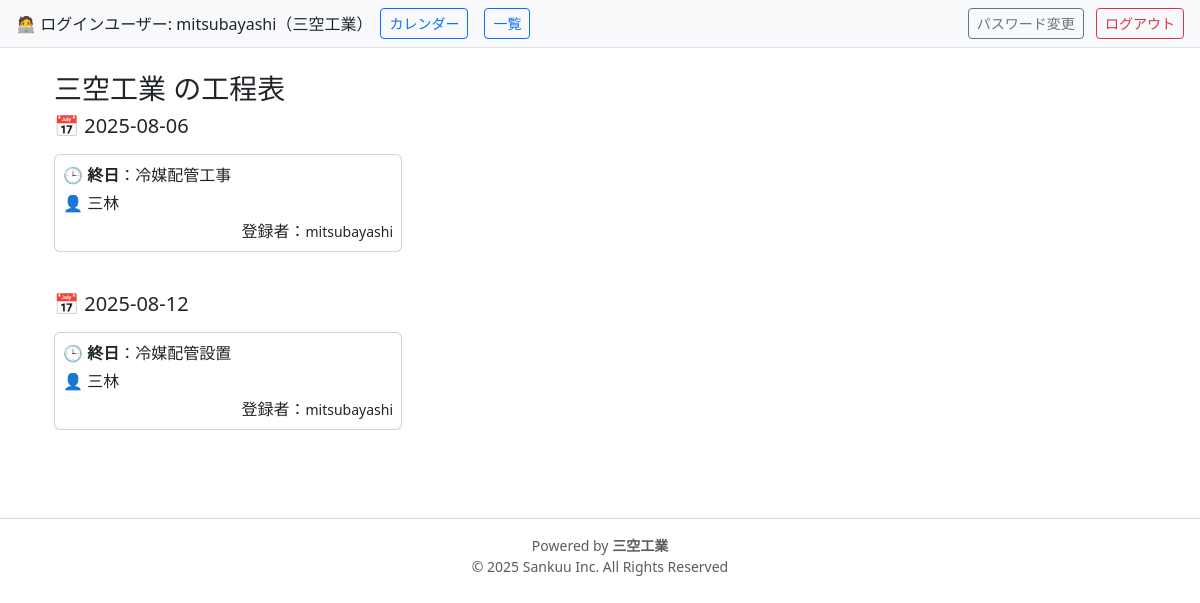
The page /schedules (signed in) on the database its author committed.
### kouteihyo_app/models.py (models this page shows)
class User(db.Model, UserMixin):
    __tablename__ = 'users'
    id            = db.Column(db.Integer, primary_key=True)
    company_id    = db.Column(db.Integer, db.ForeignKey('companies.id'), nullable=False)
    display_name  = db.Column(db.String(100), nullable=False)
    email         = db.Column(db.String(120), unique=True, nullable=False)
    username      = db.Column(db.String(64), unique=True, nullable=False)   # ←追加済み！
    password_hash = db.Column(db.String(128), nullable=False)
    role          = db.Column(db.String(20), nullable=False)  # 'admin' or 'company'
    must_change_password = db.Column(db.Boolean, nullable=False, default=True)  # ←これを追加！！
    created_schedules = db.relationship(
        'Schedule',
        foreign_keys='Schedule.created_by',
        backref='creator',
        lazy=True
    )
    site_notes = db.relationship('SiteNote', backref='creator', lazy=True)
    date_notes = db.relationship('DateNote', backref='creator', lazy=True)

class Company(db.Model):
    __tablename__ = 'companies'
    id   = db.Column(db.Integer, primary_key=True)
    name = db.Column(db.String(100), unique=True, nullable=False)
    users     = db.relationship('User',     backref='company',  lazy=True)
    schedules = db.relationship('Schedule', backref='company', lazy=True)

class Schedule(db.Model):
    __tablename__ = 'schedules'
    id               = db.Column(db.Integer, primary_key=True)
    site_name        = db.Column(db.String(255), nullable=False)
    date             = db.Column(db.Date, nullable=False)
    end_date         = db.Column(db.Date, nullable=True)
    time_slot        = db.Column(db.String(10), nullable=False)
    task_name        = db.Column(db.String(100), nullable=False)
    person_in_charge = db.Column(db.String(100))
    comment          = db.Column(db.Text)
    client_person    = db.Column(db.String(100))
    client_comment   = db.Column(db.String(255))
    company_id = db.Column(db.Integer, db.ForeignKey('companies.id'), nullable=False)
    created_by = db.Column(db.Integer, db.ForeignKey('users.id'), nullable=False)
    updated_by = db.Column(db.Integer, db.ForeignKey('users.id'), nullable=True)

### kouteihyo_app/routes.py (the view)
@bp.route('/schedules')
@login_required
def schedule_list():
    if current_user.role == 'admin':
        schedules = Schedule.query.order_by(Schedule.date.asc()).all()
    else:
        schedules = (
            Schedule.query
            .filter_by(company_id=current_user.company_id)
            .order_by(Schedule.date.asc())
            .all()
        )
    schedules_by_date = defaultdict(list)
    for s in schedules:
        schedules_by_date[s.date.strftime('%Y-%m-%d')].append(s)
    return render_template('schedule/list.html', schedules_by_date=schedules_by_date)

### kouteihyo_app/routes.py (called while the page is built)
@bp.before_request
def enforce_password_change():
    if current_user.is_authenticated:
        user_fresh = User.query.filter_by(id=current_user.id).first()
        if user_fresh and getattr(user_fresh, "must_change_password", False):
            allowed_endpoints = ['main.force_password_change', 'main.logout', 'static']
            if request.endpoint not in allowed_endpoints:
                return redirect(url_for('main.force_password_change'))

### templates/schedule/list.html (shortened to what this page needs)
{% extends 'base.html' %}
{% block content %}
<div class="container-fluid mt-4">
  <h3>{{ current_user.company.name }} の工程表</h3>
  <div class="row">
    {% for date, items in schedules_by_date.items() %}
      <div class="col-12 mb-4">
        <h5 class="mb-3">📅 {{ date }}</h5>
        <div class="row">
          {% for s in items %}
            <div class="col-12 col-sm-6 col-md-4 mb-3">
              <div class="card h-100 p-2">
                <p class="mb-1"><strong>🕒 {{ s.time_slot }}</strong>：{{ s.task_name }}</p>
                <p class="mb-1">👤 {{ s.person_in_charge or '―' }}</p>
                <p class="mb-0 text-end">
                  登録者：<small>{{ s.creator.display_name }}</small>
                </p>
              </div>
            </div>
          {% endfor %}
        </div>
      </div>
    {% endfor %}
  </div>
</div>
{% endblock %}

### templates/base.html (shortened to what this page needs)
<!DOCTYPE html>
<html lang="ja">
<head>
  <link href="https://cdn.jsdelivr.net/npm/bootstrap@5.3.1/dist/css/bootstrap.min.css" rel="stylesheet" />
  <link href="https://cdn.jsdelivr.net/npm/fullcalendar@6.1.8/main.min.css" rel="stylesheet" />
</head>
<body>
  {% if current_user.is_authenticated %}
    <div class="d-flex justify-content-between align-items-center px-3 py-2 bg-light border-bottom">
      <div class="d-flex align-items-center">
        🧑‍💻 ログインユーザー: {{ current_user.display_name }}（{{ current_user.company.name }}）
        <a href="{{ url_for('main.schedule_calendar') }}" class="btn btn-outline-primary btn-sm mx-2">カレンダー</a>
        <a href="{{ url_for('main.schedule_list') }}" class="btn btn-outline-primary btn-sm mx-2">一覧</a>
      </div>
      <div>
        <a href="{{ url_for('main.password_change') }}" class="btn btn-outline-secondary btn-sm mx-2">パスワード変更</a>
        <a href="{{ url_for('main.logout') }}" class="btn btn-outline-danger btn-sm">ログアウト</a>
      </div>
    </div>
  {% endif %}
  <div class="container mt-3">
    {% block content %}{% endblock %}
  </div>
  <footer class="text-center mt-5 mb-3 text-muted small">
    <hr />
    <div>Powered by <strong>三空工業</strong></div>
    <div>© 2025 Sankuu Inc. All Rights Reserved</div>
  </footer>
</body>
</html>

### rows shown on the page
User: display_name "mitsubayashi"
Company: company.name "三空工業"
Schedule: time_slot "終日", task_name "冷媒配管工事", person_in_charge "三林", creator.display_name "mitsubayashi"
Schedule: time_slot "終日", task_name "冷媒配管設置", person_in_charge "三林", creator.display_name "mitsubayashi"

### other values the page prints
{{ date }} "2025-08-06" "2025-08-12"
